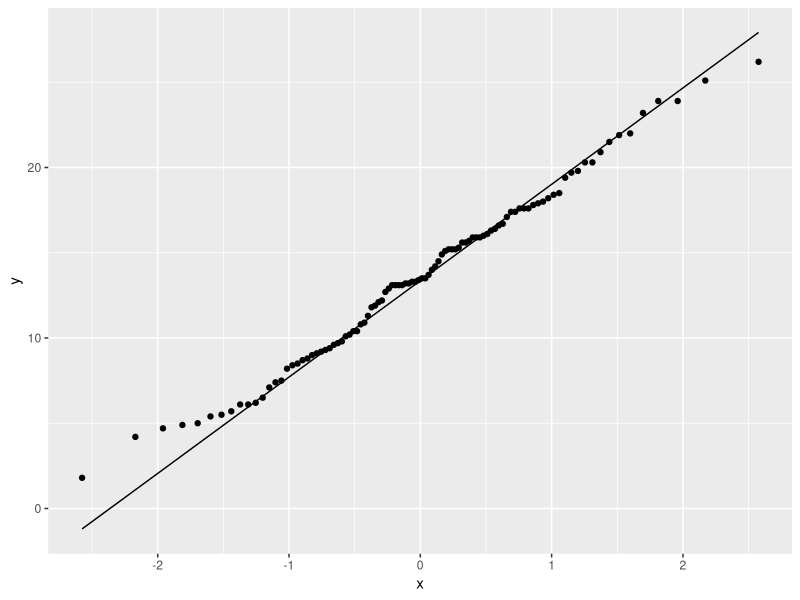
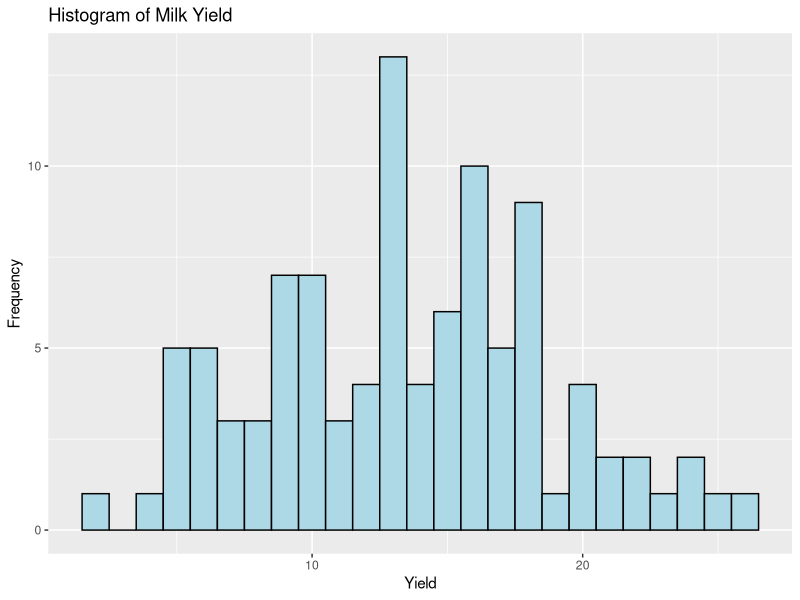
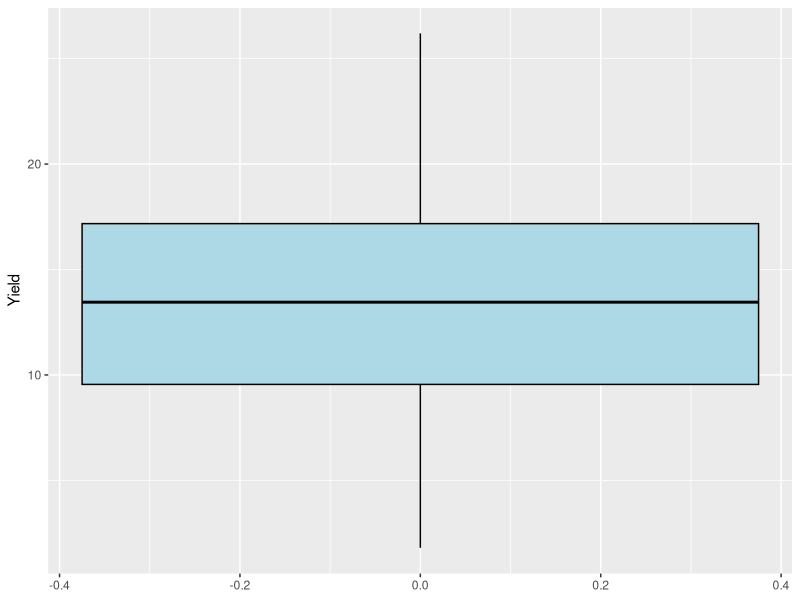
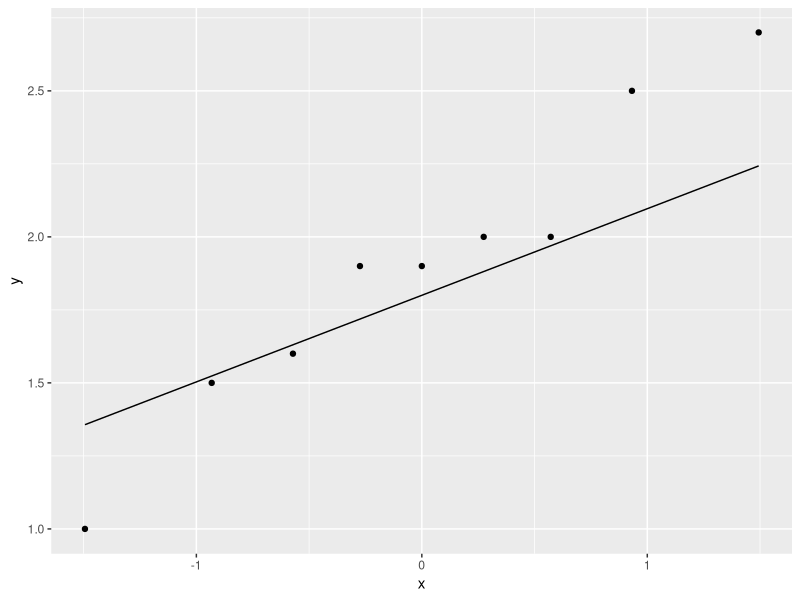
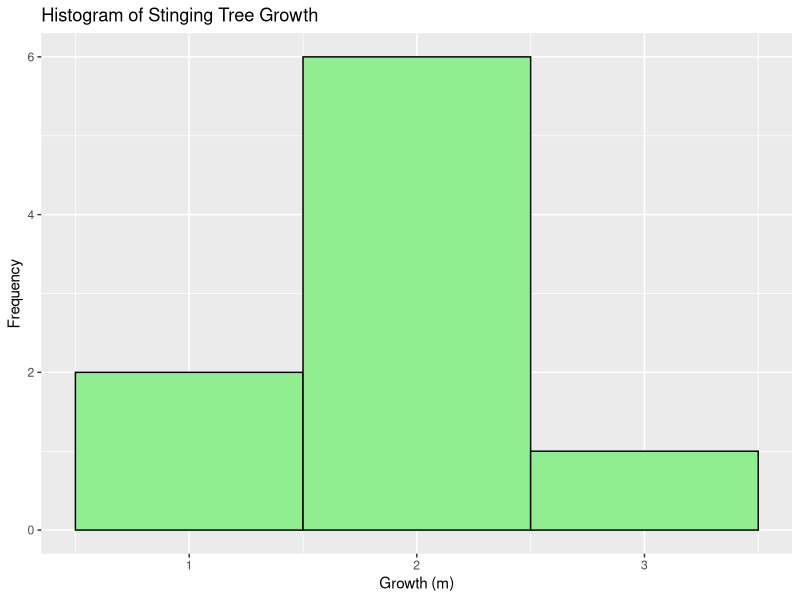
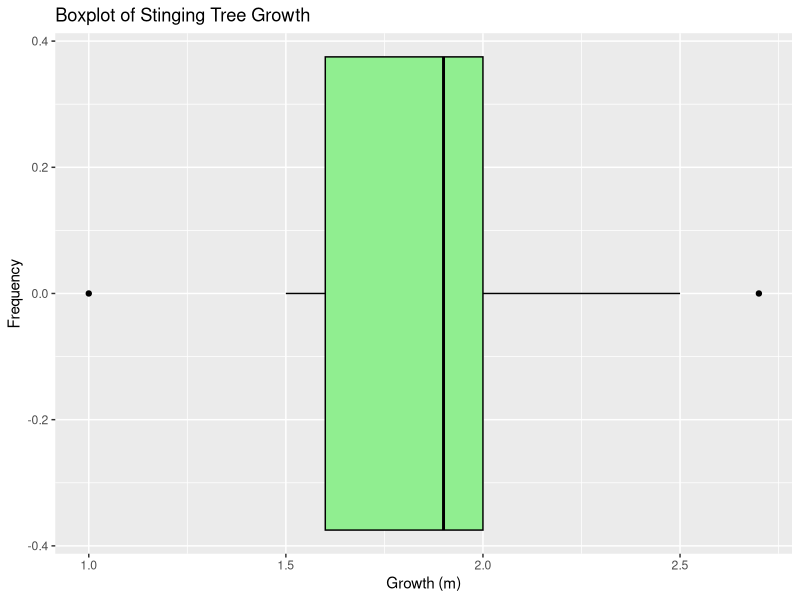

Recreate these plots in R, in order.
## ---- chunk 1

# Type your R code here

## ---- chunk 2
library(readxl)
milk <- read_excel("data/ENVX1002_Data5.xlsx", sheet = "Milk")
## ---- chunk 3

# Type your R code here

## ---- chunk 4

str(milk)

## ---- chunk 5

# Type your R code here

## ---- chunk 6
library(ggplot2)

ggplot(milk, aes(sample = Yield)) + 
  stat_qq() + 
  stat_qq_line()
## ---- chunk 7

# Type your R code here

## ---- chunk 8
ggplot(milk, aes(x = Yield)) + 
  geom_histogram(binwidth = 1, fill = "lightblue", color = "black") +
  labs(title = "Histogram of Milk Yield", x = "Yield", y = "Frequency")

ggplot(milk, aes(y = Yield)) +
  geom_boxplot(fill = "lightblue", color = "black") 

## ---- chunk 9

# Type your R code here

## ---- chunk 10

shapiro.test(milk$Yield)

## ---- chunk 11

# write your R code here

## ---- chunk 12

t.test(milk$Yield, mu = 11)

## ---- chunk 13
library(readxl)
sting <- read_excel("data/ENVX1002_Data5.xlsx", sheet = "Stinging")
sting

## ---- chunk 14

# Type your R code here

## ---- chunk 15
ggplot(sting, aes(sample = Stinging)) + 
  stat_qq() + 
  stat_qq_line()
## ---- chunk 16
ggplot(sting, aes(x = Stinging)) + 
  geom_histogram(binwidth = 1, fill = "lightgreen", color = "black") +
  labs(title = "Histogram of Stinging Tree Growth", x = "Growth (m)", y = "Frequency")
## ---- chunk 17
ggplot(sting, aes(x = Stinging)) + 
  geom_boxplot(fill = "lightgreen", color = "black") +
  labs(title = "Boxplot of Stinging Tree Growth", x = "Growth (m)", y = "Frequency")
## ---- chunk 18

# Type your R code here

## ---- chunk 19

# write your R code here
shapiro.test(sting$Stinging)

## ---- chunk 20

# Type your R code here

## ---- chunk 21

# write your R code here
t.test(sting$Stinging, mu = 1.5)

